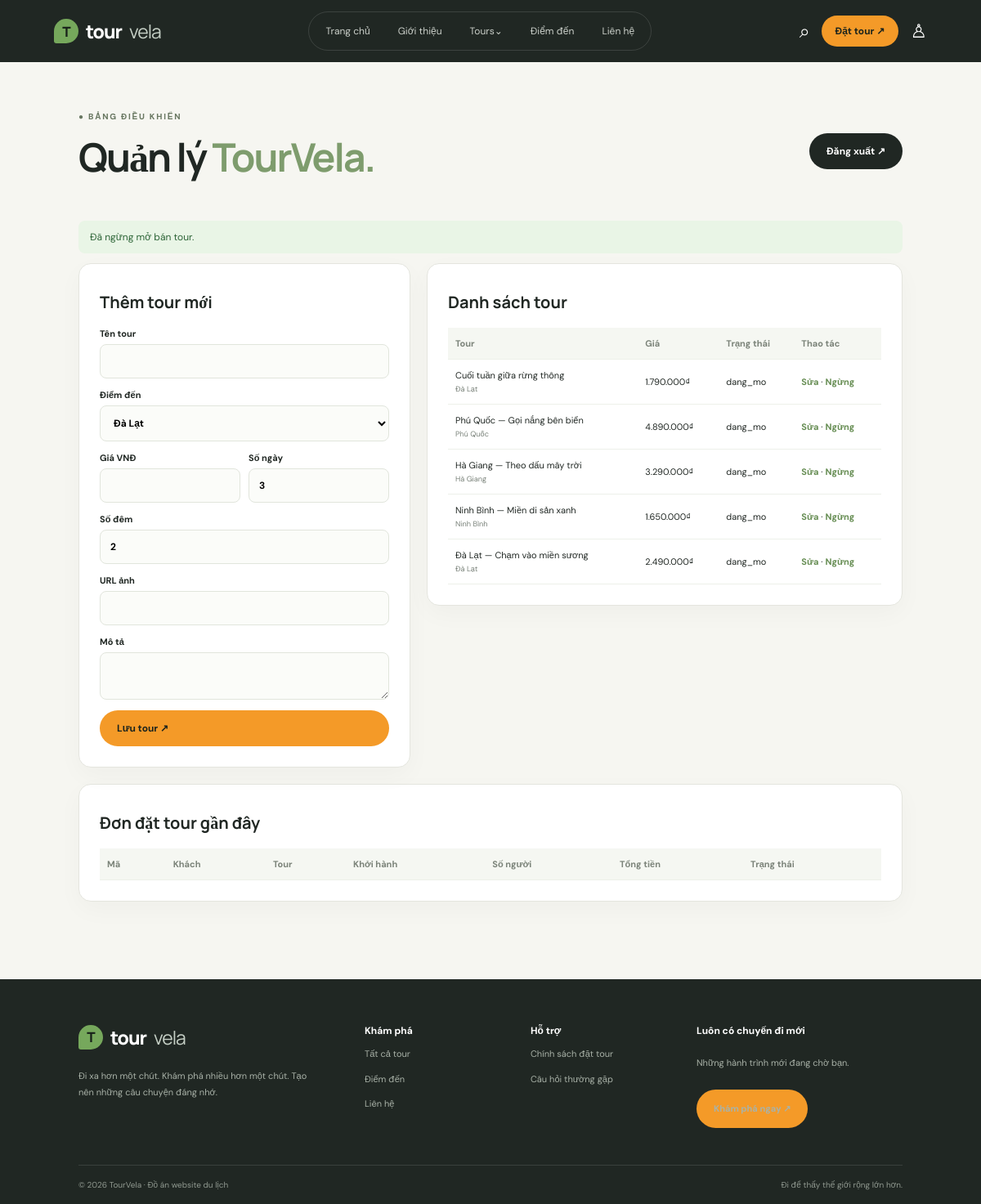
The page /admin/index.php?stop=2 (signed in) on the database its author committed.
### tables this page shows
CREATE TABLE tours(MaTour INT UNSIGNED AUTO_INCREMENT PRIMARY KEY,MaDiaDiem INT UNSIGNED NOT NULL,TenTour VARCHAR(180) NOT NULL,MoTa TEXT,LichTrinh TEXT,SoNgay TINYINT UNSIGNED NOT NULL DEFAULT 3,SoDem TINYINT UNSIGNED NOT NULL DEFAULT 2,GiaTour DECIMAL(12,2) NOT NULL,SoChoCon INT UNSIGNED NOT NULL DEFAULT 20,AnhDaiDien VARCHAR(500),TrangThai ENUM('dang_mo','ngung') NOT NULL DEFAULT 'dang_mo',NgayTao DATETIME DEFAULT CURRENT_TIMESTAMP,FOREIGN KEY(MaDiaDiem) REFERENCES diadiem(MaDiaDiem) ON DELETE RESTRICT);

CREATE TABLE diadiem(MaDiaDiem INT UNSIGNED AUTO_INCREMENT PRIMARY KEY,TenDiaDiem VARCHAR(120) NOT NULL,TinhThanh VARCHAR(100) NOT NULL,MoTa TEXT,AnhDaiDien VARCHAR(500));

### config.php (called while the page is built, shortened)
<?php
function e($v){return htmlspecialchars((string)$v,ENT_QUOTES,'UTF-8');}
function money($n){return number_format((float)$n,0,',','.').'₫';}

### admin/index.php (the view)
<?php require '../config.php';if(!admin()){header('Location: login.php');exit;}$pdo=db();$msg='';$err='';if(isset($_GET['stop'])){$s=$pdo->prepare("UPDATE tours SET TrangThai='ngung' WHERE MaTour=?");$s->execute([(int)$_GET['stop']]);$msg='Đã ngừng mở bán tour.';}if($_SERVER['REQUEST_METHOD']==='POST'){$id=(int)($_POST['id']??0);$name=trim($_POST['name']??'');$place=(int)($_POST['place']??0);$price=(float)($_POST['price']??0);$days=(int)($_POST['days']??0);$nights=(int)($_POST['nights']??0);$desc=trim($_POST['desc']??'');$img=trim($_POST['img']??'');if(!$name||!$place||$price<=0||$days<1)$err='Vui lòng nhập dữ liệu hợp lệ.';else{if($id){$s=$pdo->prepare("UPDATE tours SET TenTour=?,MaDiaDiem=?,GiaTour=?,SoNgay=?,SoDem=?,MoTa=?,AnhDaiDien=?,TrangThai='dang_mo' WHERE MaTour=?");$s->execute([$name,$place,$price,$days,$nights,$desc,$img,$id]);$msg='Đã sửa tour.';}else{$s=$pdo->prepare("INSERT INTO tours(TenTour,MaDiaDiem,GiaTour,SoNgay,SoDem,MoTa,AnhDaiDien) VALUES(?,?,?,?,?,?,?)");$s->execute([$name,$place,$price,$days,$nights,$desc,$img]);$msg='Đã thêm tour.';}}}$edit=null;if(isset($_GET['edit'])){$s=$pdo->prepare("SELECT * FROM tours WHERE MaTour=?");$s->execute([(int)$_GET['edit']]);$edit=$s->fetch();}$places=$pdo->query("SELECT * FROM diadiem")->fetchAll();$tours=$pdo->query("SELECT t.*,d.TenDiaDiem FROM tours t JOIN diadiem d ON d.MaDiaDiem=t.MaDiaDiem ORDER BY t.MaTour DESC")->fetchAll();$orders=$pdo->query("SELECT b.*,c.HoTen,t.TenTour FROM dattour b JOIN khachhang c ON c.MaKhachHang=b.MaKhachHang JOIN tours t ON t.MaTour=b.MaTour ORDER BY b.MaDatTour DESC LIMIT 30")->fetchAll();$title='Quản trị — TourVela';require '../includes/header.php';?><section class="admin section"><div class="sectionhead"><div><div class="eyebrow">● BẢNG ĐIỀU KHIỂN</div><h2>Quản lý <em>TourVela.</em></h2></div><a class="btn dark" href="logout.php">Đăng xuất ↗</a></div><?php if($msg):?><div class="success"><?=$msg?></div><?php endif;?><?php if($err):?><div class="notice"><?=$err?></div><?php endif;?><div class="adminlayout"><div class="booking"><h3><?=$edit?'Sửa tour':'Thêm tour mới'?></h3><form method="post" class="form"><input type="hidden" name="id" value="<?=(int)($edit['MaTour']??0)?>"><label>Tên tour<input name="name" required value="<?=e($edit['TenTour']??'')?>"></label><label>Điểm đến<select name="place"><?php foreach($places as $p):?><option value="<?=$p['MaDiaDiem']?>" <?=($edit['MaDiaDiem']??0)==$p['MaDiaDiem']?'selected':''?>><?=e($p['TenDiaDiem'])?></option><?php endforeach;?></select></label><div class="twocol"><label>Giá VNĐ<input type="number" name="price" required value="<?=e($edit['GiaTour']??'')?>"></label><label>Số ngày<input type="number" name="days" value="<?=e($edit['SoNgay']??3)?>"></label></div><label>Số đêm<input type="number" name="nights" value="<?=e($edit['SoDem']??2)?>"></label><label>URL ảnh<input name="img" value="<?=e($edit['AnhDaiDien']??'')?>"></label><label>Mô tả<textarea name="desc"><?=e($edit['MoTa']??'')?></textarea></label><button class="btn orange full">Lưu tour ↗</button><?php if($edit):?><a href="index.php">Huỷ sửa</a><?php endif;?></form></div><div class="booking tablewrap"><h3>Danh sách tour</h3><table><tr><th>Tour</th><th>Giá</th><th>Trạng thái</th><th>Thao tác</th></tr><?php foreach($tours as $t):?><tr><td><?=e($t['TenTour'])?><small><?=e($t['TenDiaDiem'])?></small></td><td><?=money($t['GiaTour'])?></td><td><?=e($t['TrangThai'])?></td><td><a href="?edit=<?=$t['MaTour']?>">Sửa</a> · <a onclick="return confirm('Ngừng mở bán tour?')" href="?stop=<?=$t['MaTour']?>">Ngừng</a></td></tr><?php endforeach;?></table></div></div><div class="booking tablewrap ordertable"><h3>Đơn đặt tour gần đây</h3><table><tr><th>Mã</th><th>Khách</th><th>Tour</th><th>Khởi hành</th><th>Số người</th><th>Tổng tiền</th><th>Trạng thái</th></tr><?php foreach($orders as $o):?><tr><td>#<?=$o['MaDatTour']?></td><td><?=e($o['HoTen'])?></td><td><?=e($o['TenTour'])?></td><td><?=$o['NgayKhoiHanh']?></td><td><?=$o['SoNguoi']?></td><td><?=money($o['TongTien'])?></td><td><?=e($o['TrangThai'])?></td></tr><?php endforeach;?></table></div></section><?php require '../includes/footer.php';?>

### assets/style.css (style rules this page uses)
* { box-sizing:border-box }
:root { --dark:#202723;--green:#76a85c;--orange:#f49a28;--paper:#f6f6f1;--muted:#788078 }
html { scroll-behavior:smooth;scroll-padding-top:80px }
body { margin:0;background:var(--paper);color:var(--dark);font:15px 'DM Sans',sans-serif }
a { color:inherit;text-decoration:none }
button,input,select,textarea { font:inherit }
.btn { display:inline-flex;align-items:center;justify-content:center;gap:15px;border:0;border-radius:28px;padding:14px 21px;font-weight:700;font-size:12px;cursor:pointer;transition:.2s }
.orange { background:var(--orange);color:#1c241d }
.dark { background:var(--dark);color:white }
.eyebrow { font-size:10px;font-weight:800;letter-spacing:1.8px;color:#687761 }
.section { padding:95px 8% }
.sectionhead { display:flex;justify-content:space-between;align-items:flex-end;gap:25px;margin-bottom:35px }
.section h2,.feature h2,.contact h2 { font:700 clamp(34px,4vw,52px)/1.12 Manrope;letter-spacing:-2px;margin:16px 0 }
.section h2 em,.feature h2 em,.contact h2 em,.pagehero h1 em,.detailhero h1 em,.cta h2 em,.login h1 em,.admin h2 em { font-style:normal;color:#7e9c6d }
.notice,.success { padding:12px 14px;border-radius:8px;font-size:12px;margin:12px 0;background:#fff0e8;color:#974b31 }
.success { background:#e9f5e6;color:#2d6537 }
.booking { background:white;border:1px solid #e4e5de;border-radius:15px;padding:25px;box-shadow:0 10px 30px #1d2c1d08 }
.booking h3 { font:700 20px Manrope;margin:8px 0 18px }
.form { display:grid;gap:13px }
.form label { display:flex;flex-direction:column;gap:6px;font-size:11px;font-weight:700 }
.form input,.form select,.form textarea { border:1px solid #e1e5dc;background:#fbfcf9;border-radius:8px;padding:12px;font-size:12px;outline:0;min-width:0 }
.twocol { display:grid;grid-template-columns:1fr 1fr;gap:10px }
.full { width:100%;justify-content:space-between }
.admin { padding-top:60px }
.adminlayout { display:grid;grid-template-columns:.7fr 1.3fr;gap:20px;align-items:start }
.tablewrap { overflow:auto }
.tablewrap table { border-collapse:collapse;width:100%;font-size:11px }
.tablewrap th,.tablewrap td { text-align:left;padding:12px 9px;border-bottom:1px solid #edf0e9;white-space:nowrap }
.tablewrap th { color:#7b8379;background:#f5f7f2 }
.tablewrap small { display:block;color:var(--muted);margin-top:4px }
.tablewrap a { color:#668d53;font-weight:700 }
.ordertable { margin-top:20px }
.admin .sectionhead { align-items:center }

### rows shown on the page
tours: TenTour "Cuối tuần giữa rừng thông", MaDiaDiem.TenDiaDiem "Đà Lạt", GiaTour "1.790.000₫", TrangThai "dang_mo"
tours: TenTour "Phú Quốc — Gọi nắng bên biển", MaDiaDiem.TenDiaDiem "Phú Quốc", GiaTour "4.890.000₫", TrangThai "dang_mo"
tours: TenTour "Hà Giang — Theo dấu mây trời", MaDiaDiem.TenDiaDiem "Hà Giang", GiaTour "3.290.000₫", TrangThai "dang_mo"
tours: TenTour "Ninh Bình — Miền di sản xanh", MaDiaDiem.TenDiaDiem "Ninh Bình", GiaTour "1.650.000₫", TrangThai "dang_mo"
tours: TenTour "Đà Lạt — Chạm vào miền sương", MaDiaDiem.TenDiaDiem "Đà Lạt", GiaTour "2.490.000₫", TrangThai "dang_mo"

### other values the page prints
$msg "Đã ngừng mở bán tour."
form field place "Đà Lạt"
